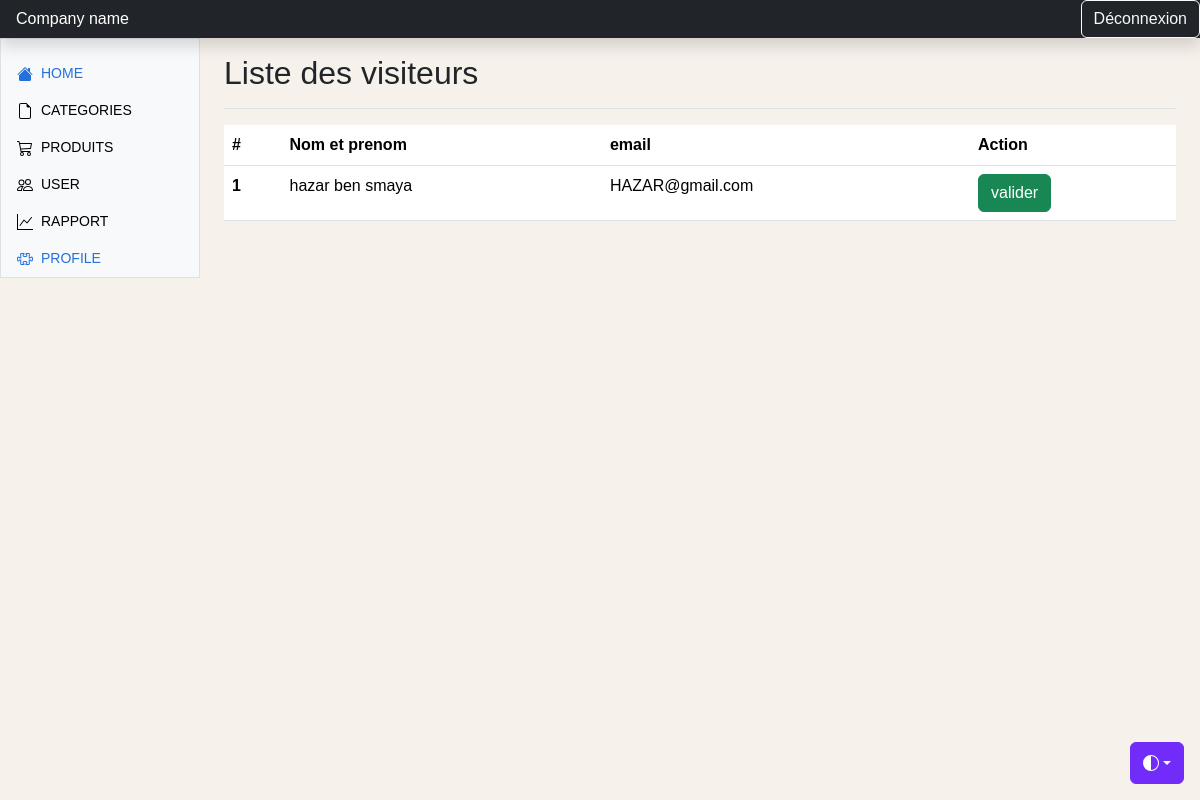
The page /admin/visiteurs/liste.php on the database its author committed.
### tables this page shows
CREATE TABLE `visiteurs` (
  `id` int(11) NOT NULL,
  `nom` varchar(255) NOT NULL,
  `prenom` varchar(255) NOT NULL,
  `mp` varchar(255) NOT NULL,
  `email` varchar(255) NOT NULL,
  `telephone` varchar(12) NOT NULL,
  `etat` int(11) DEFAULT NULL
);

### inc/functions.php (called while the page is built, shortened)
<?php
function getAllUsers($conn) {
    try {
        $requete = "SELECT * FROM visiteurs WHERE etat=0";
        $resultat = $conn->query($requete);
        $users = $resultat->fetchAll();
        return $users;
    } catch (Exception $e) {
        echo "Erreur: " . $e->getMessage();
        return false;
    }
}
?>

### admin/visiteurs/liste.php (the view, shortened to what this page needs)
<?php
include "../../inc/functions.php";
$visiteurs= getAllUsers($conn);
?>
<!doctype html>
<html lang="en" data-bs-theme="auto">
  <head><script src="/docs/5.3/assets/js/color-modes.js"></script>
    <link rel="stylesheet" href="https://cdn.jsdelivr.net/npm/@docsearch/css@3">
<link href="../../css/bootstrap.min.css" rel="stylesheet">
    <link href="https://cdn.jsdelivr.net/npm/bootstrap-icons@1.10.5/font/bootstrap-icons.min.css" rel="stylesheet">
    <link href="../../css/dashboard.css" rel="stylesheet">
  </head>
  <body>
    <div class="dropdown position-fixed bottom-0 end-0 mb-3 me-3 bd-mode-toggle">
      <button class="btn btn-bd-primary py-2 dropdown-toggle d-flex align-items-center"
              id="bd-theme"
              type="button"
              aria-expanded="false"
              data-bs-toggle="dropdown"
              aria-label="Toggle theme (auto)">
        <svg class="bi my-1 theme-icon-active" width="1em" height="1em"><use href="#circle-half"></use></svg>
      </button>
    </div>
<header class="navbar sticky-top bg-dark flex-md-nowrap p-0 shadow" data-bs-theme="dark">
  <a class="navbar-brand col-md-3 col-lg-2 me-0 px-3 fs-6 text-white" href="#">Company name</a>
 <a class="btn btn-outline-light" href="../../deconnexion.php">Déconnexion</a>
</header>
<div class="container-fluid">
  <div class="row">
  <?php
   include "../template/navigation.php";
?>
    <div class="col-md-9 ms-sm-auto col-lg-10 px-md-4">
      <div class="d-flex justify-content-between flex-wrap flex-md-nowrap align-items-center pt-3 pb-2 mb-3 border-bottom">
        <h1 class="h2">Liste des visiteurs </h1>
      </div>
      <div>
      <table class="table">
          <thead>
            <tr>
              <th scope="col">#</th>
              <th scope="col">Nom et prenom</th>
              <th scope="col">email</th>
              <th scope="col">Action</th>
            </tr>
          </thead>
          <tbody>
          <?php
          foreach($visiteurs as $i => $visiteur){
            $i++;
                     print'<tr>
                     <th scope="row">'.$i.'</th>
                     <td>'.$visiteur['nom'].' '.$visiteur['prenom'].'</td>
                     <td>'.$visiteur['email'].'</td>
                     <td>
                           <a href="valider.php?id='.$visiteur['id'].'"  class="btn btn-success">valider</a>
                     </td>
                   </tr>';
          }
          ?>
          </tbody>
        </table>
      </div>
    </div>
  </div>
</div>
    <script src="https://cdn.jsdelivr.net/npm/chart.js@4.3.2/dist/chart.umd.js"></script><script src="dashboard.js"></script></body>
</html>

### css/dashboard.css (style rules this page uses)
body { margin: 0; padding: 0; font-family: "Montserrat", sans-serif; background-color:#F6F1EB; }
header { background-color:#F6F1EB; }
.bi { display: inline-block; width: 1rem; height: 1rem; }

### admin/visiteurs/liste.php (style rules this page uses)
.bi { vertical-align: -.125em; fill: currentColor; }
.btn-bd-primary { --bd-violet-bg: #712cf9; --bd-violet-rgb: 112.520718, 44.062154, 249.437846; --bs-btn-font-weight: 600; --bs-btn-color: var(--bs-white); --bs-btn-bg: var(--bd-violet-bg); --bs-btn-border-color: var(--bd-violet-bg); --bs-btn-hover-color: var(--bs-white); --bs-btn-hover-bg: #6528e0; --bs-btn-hover-border-color: #6528e0; --bs-btn-focus-shadow-rgb: var(--bd-violet-rgb); --bs-btn-active-color: var(--bs-btn-hover-color); --bs-btn-active-bg: #5a23c8; --bs-btn-active-border-color: #5a23c8; }
.bd-mode-toggle { z-index: 1500; }

### rows shown on the page
visiteurs: nom "hazar", prenom "ben smaya", email "HAZAR@gmail.com"
